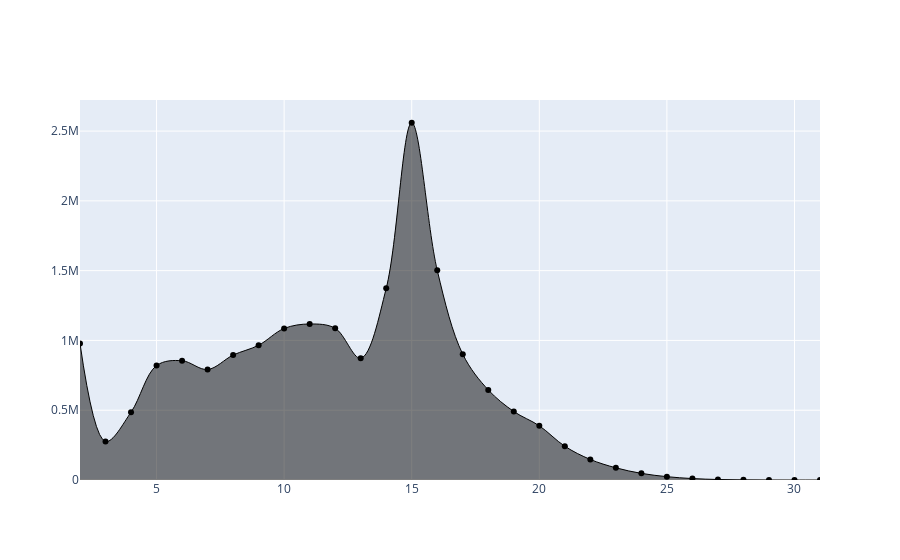

Notebook source saved alongside this figure:
### Code cell
importlib.reload(figure)
histchart = figure.BasicHistogram(data = table_levels)
histfig = histchart.make_figure()
histfig.show()

### Figure 1 — Plotly figure (JSON) as saved in the notebook; plotly's stock layout.template omitted (floating-point values rounded to 4 significant figures)
{"data": [{"customdata": [[94.76], [93.28], [90.67], [86.28], [81.7], [77.45], [72.65], [67.48], [61.66], [55.67], [49.84], [45.16], [37.8], [24.08], [16.02], [11.19], [7.73], [5.099], [3.017], [1.721], [0.9321], [0.4641], [0.2095], [0.08143], [0.02662], [0.007409], [0.001549], [0.0001823], [2.144e-05], [0]], "fill": "tozeroy", "fillcolor": "rgba(1,1,1,0.5)", "hovertemplate": "KEY LEVEL: +%{x}<br>RUNS: %{text}<extra>TOP %{customdata:.2f}%</extra>", "line": {"color": "black", "shape": "spline", "width": 1}, "mode": "lines+markers", "text": ["978,271.0", "275,906.0", "485,796.0", "819,789.0", "854,496.0", "791,621.0", "894,978.0", "965,445.0", "1,085,757.0", "1,117,766.0", "1,087,238.0", "872,708.0", "1,373,017.0", "2,559,652.0", "1,502,593.0", "901,286.0", "645,322.0", "490,849.0", "388,381.0", "241,724.0", "147,148.0", "87,289.0", "47,500.0", "23,886.0", "10,224.0", "3,584.0", "1,093.0", "255.0", "30.0", "4.0"], "type": "scatter", "x": [2, 3, 4, 5, 6, 7, 8, 9, 10, 11, 12, 13, 14, 15, 16, 17, 18, 19, 20, 21, 22, 23, 24, 25, 26, 27, 28, 29, 30, 31], "y": [978271, 275906, 485796, 819789, 854496, 791621, 894978, 965445, 1085757, 1117766, 1087238, 872708, 1373017, 2559652, 1502593, 901286, 645322, 490849, 388381, 241724, 147148, 87289, 47500, 23886, 10224, 3584, 1093, 255, 30, 4]}], "layout": {}}
